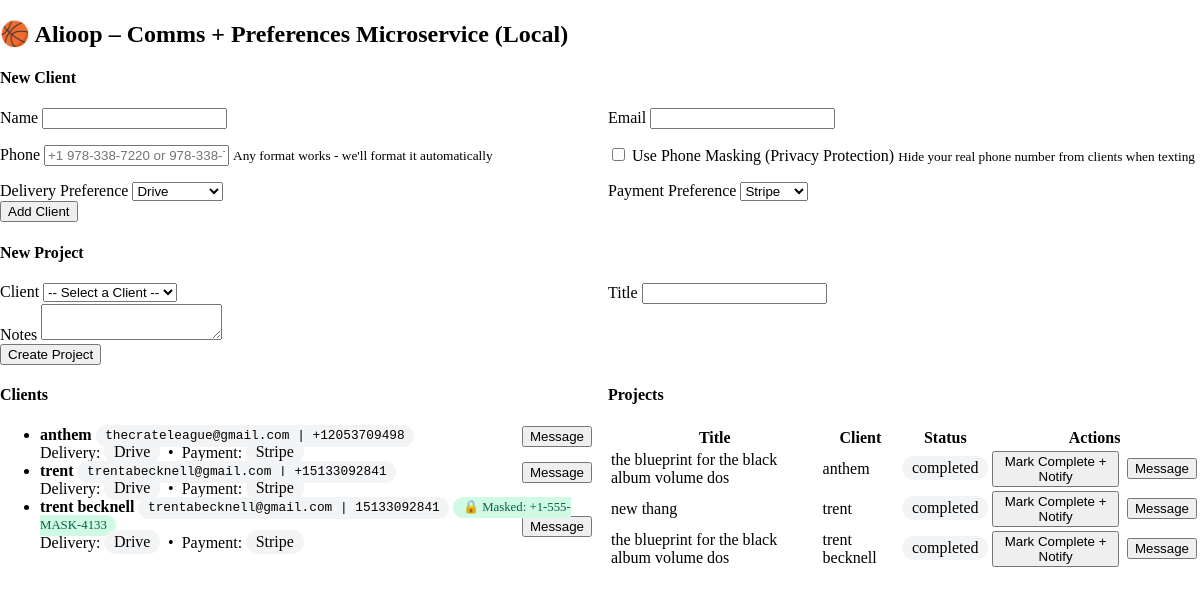
/dashboard, run on the app's committed database.
### tables this page shows
CREATE TABLE clients (
        id INTEGER PRIMARY KEY AUTOINCREMENT,
        name TEXT NOT NULL,
        email TEXT,
        phone TEXT,
        delivery_pref TEXT DEFAULT 'Drive',
        delivery_custom_url TEXT,
        payment_pref TEXT DEFAULT 'Stripe',
        payment_custom_url TEXT,
        use_masked_phone INTEGER DEFAULT 0
    );

CREATE TABLE masked_phones (
        id INTEGER PRIMARY KEY AUTOINCREMENT,
        client_id INTEGER NOT NULL UNIQUE,
        real_phone TEXT NOT NULL,
        masked_phone TEXT NOT NULL UNIQUE,
        created_at TIMESTAMP DEFAULT CURRENT_TIMESTAMP,
        FOREIGN KEY(client_id) REFERENCES clients(id)
    );

CREATE TABLE projects (
        id INTEGER PRIMARY KEY AUTOINCREMENT,
        client_id INTEGER NOT NULL,
        title TEXT NOT NULL,
        status TEXT DEFAULT 'active',
        notes TEXT,
        FOREIGN KEY(client_id) REFERENCES clients(id)
    );

### app/main.py (the view)
@app.get("/dashboard", response_class=HTMLResponse)
def dashboard(request: Request):
    conn = get_conn()
    cur = conn.cursor()
    cur.execute("SELECT * FROM clients ORDER BY id DESC")
    clients = cur.fetchall()
    cur.execute("SELECT p.id, p.title, p.status, c.name as client_name FROM projects p JOIN clients c ON p.client_id=c.id ORDER BY p.id DESC")
    projects = cur.fetchall()
    cur.execute("SELECT client_id, masked_phone FROM masked_phones")
    masked_phones = {row["client_id"]: row["masked_phone"] for row in cur.fetchall()}
    conn.close()
    return templates.TemplateResponse("index.html", {
        "request": request,
        "clients": clients,
        "projects": projects,
        "masked_phones": masked_phones
    })

### templates/index.html (shortened to what this page needs)
<!doctype html>
<html>
  <head>
    <link rel="stylesheet" href="https://cdn.jsdelivr.net/npm/@picocss/pico@2/css/pico.min.css">
  </head>
  <body>
    <h2>🏀 Alioop – Comms + Preferences Microservice (Local)</h2>
    <article>
      <h4>New Client</h4>
      <form id="clientForm" onsubmit="return createClient(event)">
        <div class="grid">
          <div><label>Name <input name="name" required/></label></div>
          <div><label>Email <input name="email" type="email"/></label></div>
          <div>
            <label>Phone <input name="phone" id="phone_input" placeholder="+1 978-338-7220 or 978-338-7220"/></label>
            <small>Any format works - we'll format it automatically</small>
          </div>
          <div>
            <label>
              <input type="checkbox" name="use_masked_phone" role="switch"/>
              Use Phone Masking (Privacy Protection)
            </label>
            <small>Hide your real phone number from clients when texting</small>
          </div>
          <div>
            <label>Delivery Preference
              <select name="delivery_pref" onchange="toggleDeliveryCustom(this.value)">
                <option>Drive</option><option>Dropbox</option><option>WeTransfer</option><option>Custom</option>
              </select>
            </label>
          </div>
          <div>
            <label>Payment Preference
              <select name="payment_pref" onchange="togglePaymentCustom(this.value)">
                <option>Stripe</option><option>PayPal</option><option>Zelle</option><option>Custom</option>
              </select>
            </label>
          </div>
        </div>
        <button type="submit">Add Client</button>
      </form>
    </article>
    <article>
      <h4>New Project</h4>
      <form id="projectForm" onsubmit="return createProject(event)">
        <div class="grid">
          <div>
            <label>Client
              <select name="client_id" id="clientSelect" required>
                <option value="">-- Select a Client --</option>
              </select>
            </label>
          </div>
          <div><label>Title <input name="title" required/></label></div>
        </div>
        <div>
          <label>Notes <textarea name="notes" rows="2"></textarea></label>
        </div>
        <button type="submit">Create Project</button>
      </form>
    </article>
    <div class="grid">
      <article>
        <h4>Clients</h4>
        <ul>
          {% for c in clients %}
          <li>
            <strong>{{c.name}}</strong>
            <span class="badge pill mono">{{c.email or '—'}} | {{c.phone or '—'}}</span>
            {% if c.use_masked_phone and masked_phones.get(c.id) %}
              <span class="badge pill" style="background:#d1fae5;color:#065f46;">🔒 Masked: {{masked_phones[c.id]}}</span>
            {% endif %}
            <button onclick="openSendToClient({{c.id}})" style="float:right;">Message</button>
            <br/>
            Delivery: <span class="pill">{{c.delivery_pref}}</span>
            &nbsp;•&nbsp;
            Payment: <span class="pill">{{c.payment_pref}}</span>
          </li>
          {% endfor %}
        </ul>
      </article>
      <article>
        <h4>Projects</h4>
        <table>
          <thead><tr><th>Title</th><th>Client</th><th>Status</th><th>Actions</th></tr></thead>
          <tbody>
          {% for p in projects %}
            <tr>
              <td>{{p.title}}</td>
              <td>{{p.client_name}}</td>
              <td><span class="pill">{{p.status}}</span></td>
              <td class="row">
                <button onclick="completeProject({{p.id}})">Mark Complete + Notify</button>
                <button onclick="openSend({{p.id}})">Message</button>
              </td>
            </tr>
          {% endfor %}
          </tbody>
        </table>
      </article>
    </div>
  </body>
</html>

### templates/index.html (style rules this page uses)
body { max-width: 1200px; margin: auto; }
.grid { display: grid; grid-template-columns: 1fr 1fr; gap: 1rem; }
.mono { font-family: ui-monospace, SFMono-Regular, Menlo, monospace; }
.pill { padding: .2rem .6rem; border-radius: 999px; background: #f3f4f6; }
.badge { font-size: .8rem; }
.row { display:flex; gap:.5rem; align-items:center; }

### data on the page
clients: name "anthem", email "thecrateleague@gmail.com", phone "+12053709498", delivery_pref "Drive", payment_pref "Stripe"
clients: name "trent", email "trentabecknell@gmail.com", phone "+15133092841", delivery_pref "Drive", payment_pref "Stripe"
clients: name "trent becknell", email "trentabecknell@gmail.com", phone "15133092841", id.masked_phone "+1-555-MASK-4133", delivery_pref "Drive", payment_pref "Stripe"
projects: title "the blueprint for the black album volume dos", client_name "anthem", status "completed"
projects: title "new thang", client_name "trent", status "completed"
projects: title "the blueprint for the black album volume dos", client_name "trent becknell", status "completed"
